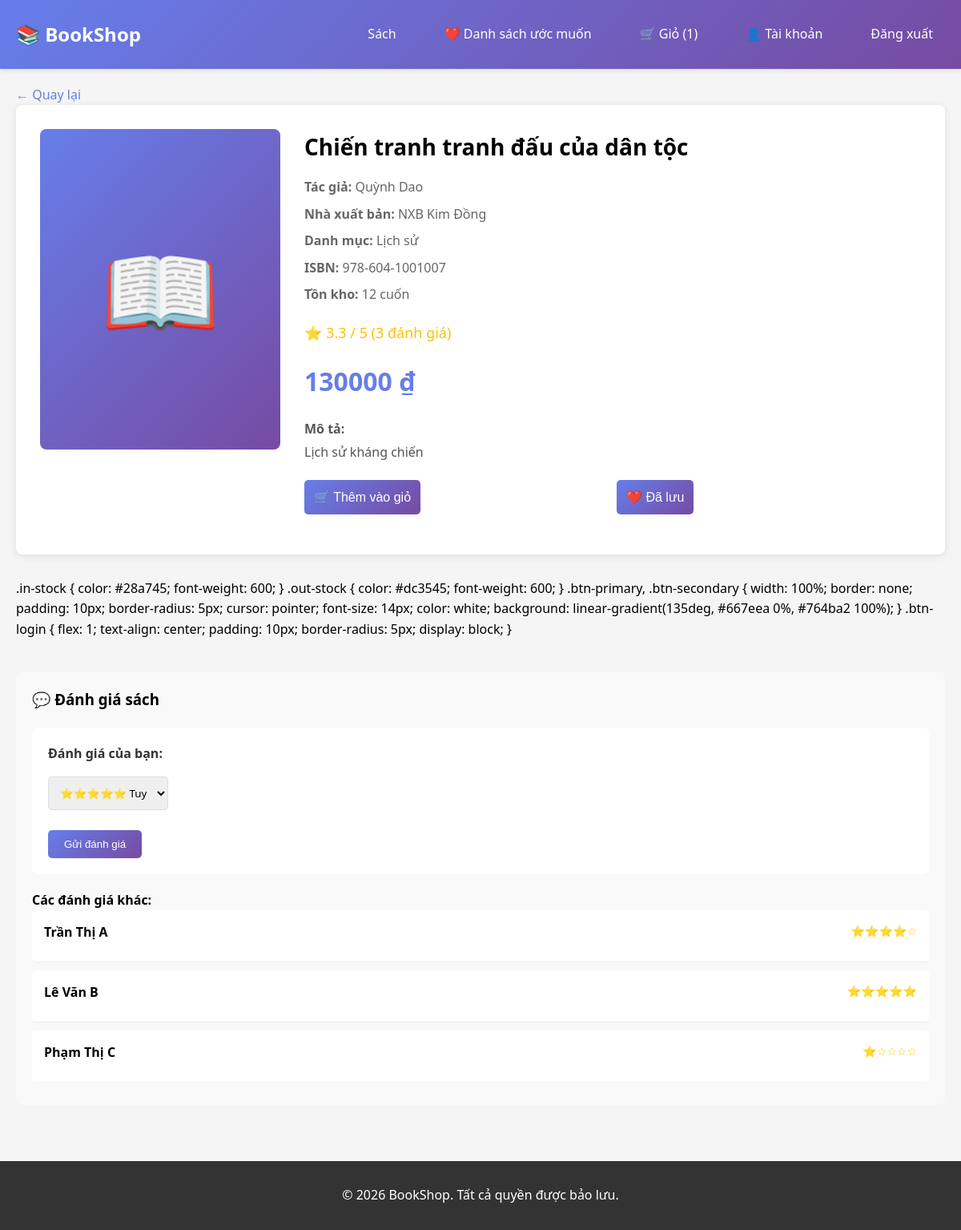
/book/7/ (signed in), run on the app's committed database.
### core/models/book.py (models this page shows, shortened)
class Book(models.Model):
    id = models.AutoField(primary_key=True)
    title = models.CharField(max_length=255)
    author = models.ForeignKey('Author', on_delete=models.SET_NULL, null=True, blank=True)
    publisher = models.ForeignKey('Publisher', on_delete=models.SET_NULL, null=True, blank=True)
    category = models.ForeignKey('Category', on_delete=models.SET_NULL, null=True, blank=True, related_name='books')
    translator = models.ForeignKey('Translator', on_delete=models.SET_NULL, null=True, blank=True)
    price = models.DecimalField(max_digits=10, decimal_places=2)
    stock = models.IntegerField(default=0)
    description = models.TextField(blank=True, null=True)
    language = models.CharField(max_length=50, default='en')
    isbn = models.CharField(max_length=20, unique=True, blank=True, null=True)
    publication_date = models.DateField(blank=True, null=True)
    created_at = models.DateTimeField(auto_now_add=True)
    updated_at = models.DateTimeField(auto_now=True)
    class Meta:
        app_label = 'core'
        db_table = 'core_book'

### core/models/author.py (models this page shows, shortened)
class Author(models.Model):
    id = models.AutoField(primary_key=True)
    name = models.CharField(max_length=255)
    bio = models.TextField(blank=True, null=True)
    address = models.CharField(max_length=255, blank=True, null=True)
    phone = models.CharField(max_length=20, blank=True, null=True)
    email = models.EmailField(blank=True, null=True)
    date_joined = models.DateTimeField(auto_now_add=True)
    class Meta:
        app_label = 'core'
        db_table = 'core_author'

### core/models/publisher.py (models this page shows, shortened)
class Publisher(models.Model):
    id = models.AutoField(primary_key=True)
    name = models.CharField(max_length=255)
    address = models.CharField(max_length=255, blank=True, null=True)
    phone = models.CharField(max_length=20, blank=True, null=True)
    email = models.EmailField(blank=True, null=True)
    description = models.TextField(blank=True, null=True)
    class Meta:
        app_label = 'core'
        db_table = 'core_publisher'

### core/models/category.py (models this page shows, shortened)
class Category(models.Model):
    id = models.AutoField(primary_key=True)
    name = models.CharField(max_length=255)
    description = models.TextField(blank=True, null=True)
    class Meta:
        app_label = 'core'
        db_table = 'core_category'

### core/models/rating_wishlist.py (models this page shows, shortened)
class Rating(models.Model):
    id = models.AutoField(primary_key=True)
    customer = models.ForeignKey('Customer', on_delete=models.CASCADE, related_name='ratings')
    book = models.ForeignKey('Book', on_delete=models.CASCADE, related_name='ratings')
    score = models.IntegerField(choices=[(i, i) for i in range(1, 6)])
    created_at = models.DateTimeField(auto_now_add=True)
    class Meta:
        app_label = 'core'
        db_table = 'core_rating'
        unique_together = ('customer', 'book')

### core/models/customer.py (models this page shows, shortened)
class Customer(models.Model):
    id = models.AutoField(primary_key=True)
    name = models.CharField(max_length=255)
    email = models.EmailField(unique=True)
    password = models.CharField(max_length=255)
    phone = models.CharField(max_length=20, blank=True, null=True)
    address = models.ForeignKey('Address', on_delete=models.SET_NULL, null=True, blank=True)
    membership_level = models.ForeignKey('MembershipLevel', on_delete=models.SET_NULL, null=True, blank=True)
    created_at = models.DateTimeField(auto_now_add=True)
    loyalty_points = models.IntegerField(default=0)
    class Meta:
        app_label = 'core'
        db_table = 'core_customer'

### core/views.py (the view)
# urls.py: path('book/<int:book_id>/', views.book_detail, name='book_detail'),
def book_detail(request, book_id):
    try:
        book = Book.objects.get(id=book_id)
    except Book.DoesNotExist:
        return redirect('core:book_list')
    ratings = Rating.objects.filter(book=book).select_related('customer')
    avg_rating = sum(r.score for r in ratings) / len(ratings) if ratings else 0
    context = get_context(request)
    context.update({
        'book': book,
        'ratings': ratings,
        'avg_rating': avg_rating,
        'rating_count': len(ratings),
    })
    if 'customer_id' in request.session:
        try:
            customer = Customer.objects.get(id=request.session['customer_id'])
            wishlist = Wishlist.objects.get(customer=customer)
            context['in_wishlist'] = WishlistItem.objects.filter(
                wishlist=wishlist, book=book
            ).exists()
        except (Customer.DoesNotExist, Wishlist.DoesNotExist):
            pass
    return render(request, 'core/book_detail.html', context)

### core/views.py (called while the page is built)
def get_context(request):
    context = {'is_logged_in': 'customer_id' in request.session}
    if 'customer_id' in request.session:
        try:
            customer = Customer.objects.get(id=request.session['customer_id'])
            context['customer'] = customer
            context['cart_count'] = CartItem.objects.filter(
                cart__customer=customer,
                cart__is_active=True
            ).count()
        except Customer.DoesNotExist:
            del request.session['customer_id']
    return context

### core/templates/core/book_detail.html (shortened to what this page needs)
{% extends "core/base.html" %}
{% block content %}
<a href="{% url 'core:book_list' %}" style="color: #667eea; text-decoration: none;">← Quay lại</a>
<div class="book-detail-container">
    <div class="book-cover">📖</div>
    <div class="book-details">
        <h1>{{ book.title }}</h1>
        <div class="book-meta">
            <p><strong>Tác giả:</strong> {{ book.author.name|default:"Đang cập nhật" }}</p>
            <p><strong>Nhà xuất bản:</strong> {{ book.publisher.name|default:"Đang cập nhật" }}</p>
            <p><strong>Danh mục:</strong> {{ book.category.name|default:"Đang cập nhật" }}</p>
            {% if book.isbn %}
                <p><strong>ISBN:</strong> {{ book.isbn }}</p>
            {% endif %}
            <p><strong>Tồn kho:</strong>
                {% if book.stock > 0 %}
                    <span class="in-stock">{{ book.stock }} cuốn</span>
                {% else %}
                    <span class="out-stock">Hết hàng</span>
                {% endif %}
            </p>
        </div>
        {% if rating_count > 0 %}
            <div class="book-rating">
                ⭐ {{ avg_rating|floatformat:1 }} / 5 ({{ rating_count }} đánh giá)
            </div>
        {% else %}
            <div class="book-rating">
                ⭐ Chưa có đánh giá
            </div>
        {% endif %}
        <div class="book-price">
            {{ book.price|floatformat:0 }} ₫
        </div>
        {% if book.description %}
            <div class="book-description">
                <strong>Mô tả:</strong><br>
                {{ book.description }}
            </div>
        {% endif %}
        <div class="book-actions">
            {% if is_logged_in %}
                <form method="POST" action="{% url 'core:add_to_cart' book.id %}" style="flex: 1;">
                    <button type="submit" class="btn-primary">
                        🛒 Thêm vào giỏ
                    </button>
                </form>
                <form method="POST" action="{% url 'core:add_to_wishlist' book.id %}" style="flex: 1;">
                    <button type="submit" class="btn-secondary">
                        ❤️ {% if in_wishlist %}Đã lưu{% else %}Lưu{% endif %}
                    </button>
                </form>
            {% else %}
                <a href="{% url 'core:login' %}" class="btn-login">
                    Đăng nhập để mua
                </a>
            {% endif %}
        </div>
    </div>
</div>
.in-stock {
    color: #28a745;
    font-weight: 600;
}
.out-stock {
    color: #dc3545;
    font-weight: 600;
}
.btn-primary,
.btn-secondary {
    width: 100%;
    border: none;
    padding: 10px;
    border-radius: 5px;
    cursor: pointer;
    font-size: 14px;
    color: white;
    background: linear-gradient(135deg, #667eea 0%, #764ba2 100%);
}
.btn-login {
    flex: 1;
    text-align: center;
    padding: 10px;
    border-radius: 5px;
    display: block;
}
{% if is_logged_in %}
    <div class="ratings-section">
        <h3>💬 Đánh giá sách</h3>
        <form method="POST" action="{% url 'core:add_rating' book.id %}" class="rating-form">
            <div class="form-group">
                <label for="score">Đánh giá của bạn:</label>
                <select name="score" id="score" style="width: 150px;">
                    <option value="5">⭐⭐⭐⭐⭐ Tuyệt vời</option>
                </select>
            </div>
            <button type="submit">Gửi đánh giá</button>
        </form>
        <h4>Các đánh giá khác:</h4>
        {% for rating in ratings %}
            <div class="rating-item">
                <div class="rating-header">
                    <strong>{{ rating.customer.name }}</strong>
                    <span class="rating-stars">{% for i in "12345" %}{% if i|add:"0" <= rating.score %}⭐{% else %}☆{% endif %}{% endfor %}</span>
                </div>
            </div>
        {% empty %}
            <p style="color: #999;">Chưa có đánh giá nào.</p>
        {% endfor %}
    </div>
{% endif %}
{% endblock %}

### core/templates/core/base.html (style rules this page uses)
* { margin: 0; padding: 0; box-sizing: border-box; }
body { font-family: 'Segoe UI', Tahoma, Geneva, Verdana, sans-serif; background-color: #f5f5f5; line-height: 1.6; }
button, .btn { background: linear-gradient(135deg, #667eea 0%, #764ba2 100%); color: white; border: none; padding: 10px 20px; border-radius: 5px; cursor: pointer; text-decoration: none; display: inline-block; transition: transform 0.2s, box-shadow 0.2s; }
input[type="text"], input[type="email"], input[type="password"], input[type="number"], select, textarea { width: 100%; padding: 10px; margin: 10px 0; border: 1px solid #ddd; border-radius: 5px; font-family: inherit; }
.form-group { margin-bottom: 15px; }
label { display: block; margin-bottom: 5px; font-weight: bold; color: #333; }

### core/templates/core/book_detail.html (style rules this page uses)
.book-detail-container { display: grid; grid-template-columns: 300px 1fr; gap: 30px; background: white; padding: 30px; border-radius: 8px; box-shadow: 0 2px 10px rgba(0,0,0,0.1); margin-bottom: 30px; }
.book-cover { background: linear-gradient(135deg, #667eea 0%, #764ba2 100%); height: 400px; display: flex; align-items: center; justify-content: center; font-size: 120px; border-radius: 8px; }
.book-details h1 { font-size: 28px; margin-bottom: 15px; }
.book-meta { margin-bottom: 20px; color: #666; }
.book-meta p { margin: 8px 0; }
.book-rating { font-size: 18px; color: #ffc107; margin: 10px 0; }
.book-price { font-size: 32px; font-weight: bold; color: #667eea; margin: 20px 0; }
.book-description { margin: 20px 0; line-height: 1.8; color: #555; }
.book-actions { display: flex; gap: 10px; margin: 20px 0; }
.book-actions button, .book-actions a { flex: 1; padding: 12px; font-size: 16px; }
.ratings-section { margin-top: 40px; background: #f9f9f9; padding: 20px; border-radius: 8px; }
.ratings-section h3 { margin-bottom: 20px; }
.rating-form { background: white; padding: 20px; border-radius: 8px; margin-bottom: 20px; }
.rating-item { padding: 15px; border-bottom: 1px solid #eee; background: white; margin-bottom: 10px; border-radius: 5px; }
.rating-item:last-child { border-bottom: none; }
.rating-header { display: flex; justify-content: space-between; margin-bottom: 8px; }
.rating-stars { color: #ffc107; font-size: 14px; }

### data on the page
Book: title "Chiến tranh tranh đấu của dân tộc", author.name "Quỳnh Dao", publisher.name "NXB Kim Đồng", category.name "Lịch sử", isbn "978-604-1001007", stock "12", price "130000", description "Lịch sử kháng chiến"
Rating: customer.name "Trần Thị A", score 4 (drawn)
Rating: customer.name "Lê Văn B", score 5 (drawn)
Rating: customer.name "Phạm Thị C", score 1 (drawn)

### other printed values
{{ cart_count }} "1"
{{ avg_rating|floatformat:1 }} "3.3"
{{ rating_count }} "3"
